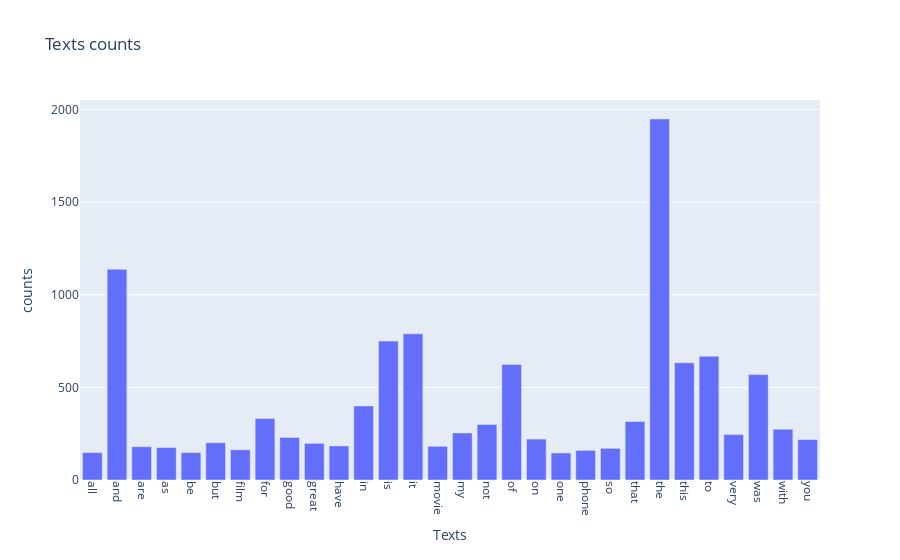

The code cell stored with this chart in its notebook:
### Code cell
top_indices = np.argsort(-term_frequencies)[:30]  # 從高到低取前30個索引
selected_texts = [count_vect.get_feature_names()[i] for i in np.sort(top_indices)]  # 根據索引取得詞彙(我這邊使用的是原始index的排序!!)
selected_counts = term_frequencies[np.sort(top_indices)]  # 根據索引取得對應的次數

print(top_indices) ##這是前30個高值得Index!!
print(np.sort(top_indices)) ##將這些index照原始順序排列

term_frequencies_dict = {'Texts': selected_texts, 'counts': selected_counts}
df = pd.DataFrame(term_frequencies_dict)

fig = px.bar(df, x='Texts', y='counts', title='Texts counts')
fig.update_xaxes(tickangle=90)
fig.show()

### Figure 1 — Plotly figure (JSON) as saved in the notebook; plotly's stock layout.template omitted (floating-point values rounded to 4 significant figures)
{"data": [{"alignmentgroup": "True", "hovertemplate": "Texts=%{x}<br>counts=%{y}<extra></extra>", "legendgroup": "", "marker": {"color": "#636efa", "pattern": {"shape": ""}}, "name": "", "offsetgroup": "", "orientation": "v", "showlegend": false, "textposition": "auto", "type": "bar", "x": ["all", "and", "are", "as", "be", "but", "film", "for", "good", "great", "have", "in", "is", "it", "movie", "my", "not", "of", "on", "one", "phone", "so", "that", "the", "this", "to", "very", "was", "with", "you"], "xaxis": "x", "y": [148, 1138, 180, 175, 148, 201, 163, 332, 230, 198, 184, 400, 750, 789, 182, 254, 300, 624, 221, 146, 160, 171, 316, 1949, 633, 668, 245, 569, 274, 218], "yaxis": "y"}], "layout": {"barmode": "relative", "legend": {"tracegroupgap": 0}, "title": {"text": "Texts counts"}, "xaxis": {"anchor": "y", "domain": [0, 1], "tickangle": 90, "title": {"text": "Texts"}}, "yaxis": {"anchor": "x", "domain": [0, 1], "title": {"text": "counts"}}}}
